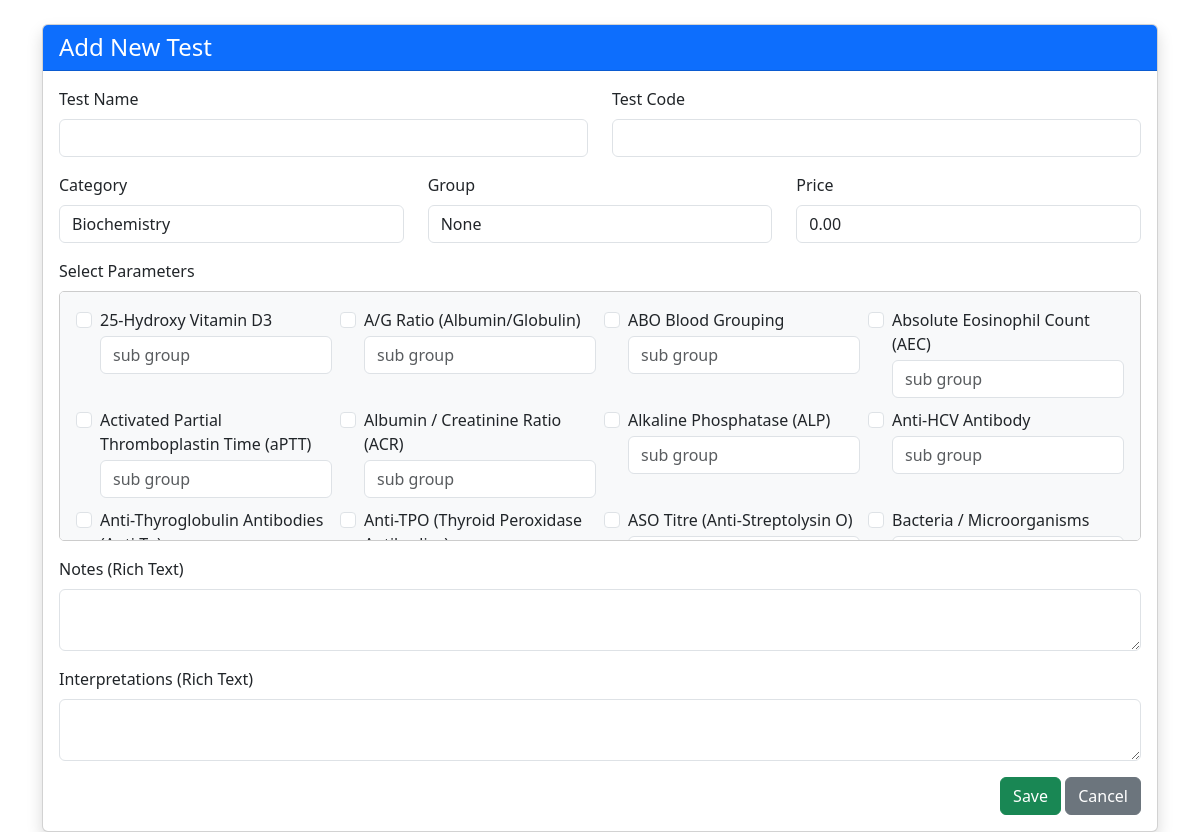
The app's page /base/lab_test_form_with_section_name.php (signed in) with its own data.
### tables this page shows
CREATE TABLE `test_parameters` (
  `parameter_id` int(11) NOT NULL,
  `param_name` varchar(100) NOT NULL,
  `category_id` int(11) DEFAULT NULL,
  `group_id` int(11) DEFAULT NULL,
  `unit` varchar(20) DEFAULT NULL,
  `method` varchar(100) DEFAULT NULL,
  `interpretation` text DEFAULT NULL,
  `notes` text DEFAULT NULL,
  `formula` varchar(255) DEFAULT NULL,
  `formula_decimals` tinyint(2) DEFAULT 2
);

### base/lab_test_form_with_section_name.php (the view, shortened to what this page needs)
<?php
include 'db.php';
$id = isset($_GET['id']) ? (int)$_GET['id'] : 0;
$edit = false;
$param_ids = [];
$param_orders = [];
function loadCategories($selected = null) {
    global $conn;
    $html = '';
    $res = $conn->query("SELECT * FROM test_categories");
    while ($row = $res->fetch_assoc()) {
        $sel = ($selected == $row['category_id']) ? 'selected' : '';
        $html .= "<option value='{$row['category_id']}' $sel>{$row['category_name']}</option>";
    }
    return $html;
}
?>
<!DOCTYPE html>
<html lang="en">
<head>
    <link rel="stylesheet" href="https://cdn.jsdelivr.net/npm/bootstrap@5.3.0/dist/css/bootstrap.min.css">
</head>
<body>
<div class="container mt-4">
    <div class="card shadow">
        <div class="card-header bg-primary text-white">
            <h4 class="mb-0"><?= $edit ? 'Edit Test' : 'Add New Test' ?></h4>
        </div>
        <div class="card-body">
            <form method="post" action="lab_test_save.php">
                <div class="row mb-3">
                    <div class="col-md-6">
                        <label class="form-label">Test Name</label>
                        <input type="text" name="test_name" class="form-control" value="<?= htmlspecialchars($test['test_name'] ?? '') ?>" required>
                    </div>
                    <div class="col-md-6">
                        <label class="form-label">Test Code</label>
                        <input type="text" name="test_code" class="form-control" value="<?= htmlspecialchars($test['test_code'] ?? '') ?>">
                    </div>
                </div>
                <div class="row mb-3">
                    <div class="col-md-4">
                        <label class="form-label">Category</label>
                        <select name="category_id" class="form-control" required>
                            <?= loadCategories($test['category_id'] ?? null) ?>
                        </select>
                    </div>
                    <div class="col-md-4">
                        <label class="form-label">Group</label>
                        <select name="group_id" class="form-control">
                            <option value="">None</option>
                        </select>
                    </div>
                    <div class="col-md-4">
                        <label class="form-label">Price</label>
                        <input type="number" step="0.01" name="price" class="form-control" value="<?= $test['price'] ?? '0.00' ?>">
                    </div>
                </div>
                <div class="mb-3">
                    <label class="form-label">Select Parameters</label>
                    <div class="parameter-container">
                        <div class="row row-cols-1 row-cols-sm-2 row-cols-md-4 g-2">
                            <?php
                            $res = $conn->query("SELECT parameter_id, param_name FROM test_parameters ORDER BY param_name");
                            while ($row = $res->fetch_assoc()) {
                                $pid = $row['parameter_id'];
                                $checked = in_array($pid, $param_ids) ? 'checked' : '';
                                $orderVal = $param_orders[$pid] ?? '';
                                echo "<div class='col'>
        <div class='form-check'>
            <input class='form-check-input param-checkbox' type='checkbox' data-param-id='{$pid}' id='param{$pid}' $checked>
            <label class='form-check-label' for='param{$pid}'>{$row['param_name']}</label>
            <input type='hidden' name='param_order[{$pid}]' value='{$orderVal}' class='param-order' id='order{$pid}'>";
if ($checked) {
    $stmt_sec = $conn->prepare("SELECT section_name FROM lab_test_parameters WHERE test_id = ? AND parameter_id = ?");
    $stmt_sec->bind_param("ii", $id, $pid);
    $stmt_sec->execute();
    $stmt_sec->bind_result($section_name);
    $stmt_sec->fetch();
    $stmt_sec->close();
} else {
    $section_name = '';
}
echo "<input type='text' name='section_name[{$pid}]' value=\"".htmlspecialchars($section_name)."\" placeholder='sub group' class='form-control mt-1'>";
echo "</div></div>";
                            }
                            ?>
                        </div>
                    </div>
                </div>
                <div class="mb-3">
                    <label class="form-label">Notes (Rich Text)</label>
                    <textarea name="notes" id="notes" class="form-control"><?= htmlspecialchars($test['notes'] ?? '') ?></textarea>
                </div>
                <div class="mb-3">
                    <label class="form-label">Interpretations (Rich Text)</label>
                    <textarea name="interpretations" id="interpretations" class="form-control"><?= htmlspecialchars($test['interpretations'] ?? '') ?></textarea>
                </div>
                <div class="text-end">
                    <button type="submit" class="btn btn-success">Save</button>
                    <a href="lab_test_list.php" class="btn btn-secondary">Cancel</a>
                </div>
            </form>
        </div>
    </div>
</div>
</body>
</html>

### base/lab_test_form_with_section_name.php (style rules this page uses)
.parameter-container { border: 1px solid #ccc; padding: 1rem; max-height: 250px; overflow-y: scroll; background: #f8f9fa; border-radius: 5px; }

### records on screen
test_parameters: param_name "25-Hydroxy Vitamin D3"
test_parameters: param_name "A/G Ratio (Albumin/Globulin)"
test_parameters: param_name "ABO Blood Grouping"
test_parameters: param_name "Absolute Eosinophil Count (AEC)"
test_parameters: param_name "Activated Partial Thromboplastin Time (aPTT)"
test_parameters: param_name "Albumin / Creatinine Ratio (ACR)"
test_parameters: param_name "Alkaline Phosphatase (ALP)"
test_parameters: param_name "Anti-HCV Antibody"
test_parameters: param_name "Anti-Thyroglobulin Antibodies…"
test_parameters: param_name "Anti-TPO (Thyroid Peroxidase…"
test_parameters: param_name "ASO Titre (Anti-Streptolysin O)"
test_parameters: param_name "Bacteria / Microorganisms"

### other values on screen
form field category_id "Biochemistry"
